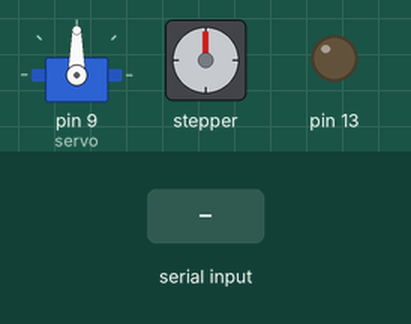
A sketch run on a simulated Arduino Uno, built with avr-gcc and run on an emulated ATmega328P. Shown: servo, stepper motor, output pins drawn as LEDs (lit = HIGH). Inputs (shaded band) come from the test bench. Stepper angles assume 200 steps per turn.

Above: at 1.2 s.
1.3 s: "step 0\n" received over Serial
At 2.45 s:
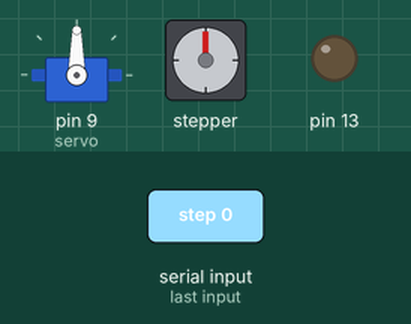
At 3.05 s:
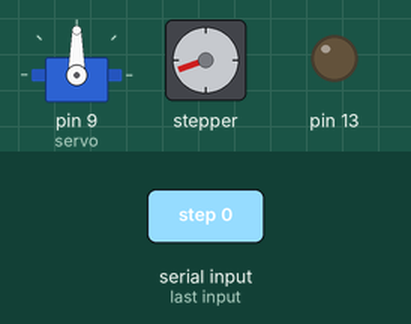
4.3 s: "step 1\n" received over Serial
7.3 s: "step 2\n" received over Serial
At 9.1 s:
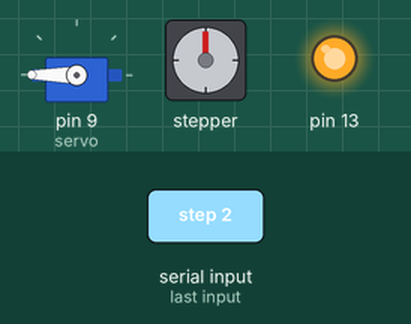
Timing chart, 0 to 16.3 s (numbered marks = the images above; inputs shaded):
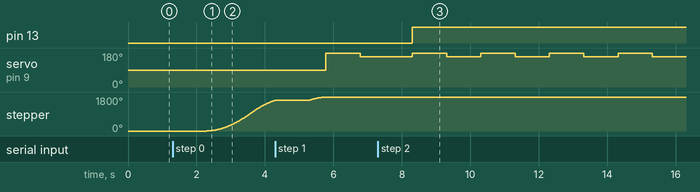

Measured:
- after the input at 1.3 s, stepper: keeps turning clockwise at about 820°/s, starting after 1.0 s
- after the input at 7.3 s, pin 13: LOW → HIGH after 1.0 s
- by itself, servo on pin 9 (servo): alternates 180° for 1.0 s and 160° for 1.0 s

The sketch:

Medivend_Final_Code.ino
```cpp
// (licence header left out)
#include <Vector.h>
#include <AccelStepper.h>
#include <Servo.h>

Servo servo;
AccelStepper stepper(1, 3, 6); // use functions to step
// Vector<Vector<byte>>data;

bool flag = false;
bool flagg = false;
bool servoFlag = false;
bool nextFlag = false;
bool stackFlag = false;
String daata = "";
int data[6] = {0};
int data1;
int num[6] = {0};
int st, st2;
int j = 0;
int k = 0;

bool moveStepper(int stackNo, bool flag){
  int steps[6] = {1000, 2000, 3000};
  if(flag && k < j){
    if((stackNo == 0) || (stackNo == 1)){
      stepper.moveTo(steps[0]);
      // Serial.println("step 0");
    }
    if((stackNo == 2) || (stackNo == 3)){
      stepper.moveTo(steps[1]);
      // Serial.println("step 1");
    }
    if((stackNo == 4) || (stackNo == 5)){
      stepper.moveTo(steps[2]);
      // Serial.println("step 2");
    }
    // if((data[num][0] == 7) || (data[num][0] == 8))
    //   stepper.moveTo(steps[3]);
    // if((data[num][0] == 9) || (data[num][0] == 10))
    //   stepper.moveTo(steps[4]);
    // if((data[num][0] == 11) || (data[num][0] == 12))
    //   stepper.moveTo(steps[5]);
    // Serial.println(String("k value ") + k);
    // Serial.println(String("stackNo: ") + stackNo);
    // Serial.println("nextFlag false");
    return false;
  }
  return false;
}

void moveServo(int var){
  static bool flag1 = false;
  int deflectAngle = 20;
  static int angle = 90;
  int leftAngle = 180;
  int rightAngle = 10;

  if(servoFlag && (millis() - st2 > 1000)){
    if(var % 2 == 0){
      if(data[var] > 0){           //use ternary
        servo.write(leftAngle);
        angle = leftAngle;
        data[var]--;
        flag1 = true;
        st = millis();
        // Serial.println("even, flag1 true");
      }
    }
    else{
      if(data[var] > 0){
        servo.write(rightAngle);
        angle = rightAngle;
        data[var]--;
        flag1 = true;
        st = millis();
        // Serial.println("odd, flag1 true");
      }
    }
    servoFlag = false;
    // Serial.println("servoFlag false");
  }

  if(flag1 && (millis() - st > 1000)){
    if(angle < 90){
      angle += deflectAngle;
      // Serial.println("Deflect < 90");
    }
    else if(angle > 90){
      angle -= deflectAngle;
      // Serial.println("Deflect > 90");
    }
    servo.write(angle);
    flag1 = false;
    // Serial.println("flag1 false");
    servoFlag = true;
    if(data[var] == 0){
      k++;
      flagg = true;        //////////////
      // Serial.println("flagg true");
      servoFlag = false;
    }
    // Serial.println("servoFlag true");
    st2 = millis();
  }
}

void setup() {
  // put your setup code here, to run once:
  Serial.begin(9600);           // set up Serial library at 9600 bps
  // Serial.println("Stepper test!");

  pinMode(13, OUTPUT);
  stepper.setMaxSpeed(2000);
  stepper.setAcceleration(700);
  servo.attach(9, 405, 2550);
  servo.write(90);
}


void loop() {
  // put your main code here, to run repeatedly:
  if(Serial.available()){
    daata = Serial.readString();
    // data1 = Serial.parseInt();
    // data[0] = data1;
    // Serial.println(String("Data: ") + daata);
    // byte extra = Serial.read();
    // daata[2] = 50;
    for(int i = 0; i < 6; i++){
      if(daata[i] > 48){
        data[i] = daata[i] - 48;
      }
      // Serial.print(data[i]);
      // Serial.print("  ");
      // Serial.println(daata[i]);
    }
    // data[2] = 2;
    nextFlag = true;
    stackFlag = true;
    flag = true;
  }
  if(data[5] == 2){
    digitalWrite(13, HIGH);
    // data[0] = 0;
  }
  // if(data[0] == 1){
  //   digitalWrite(13, LOW);
  //   data[0] = 0;
  // }

  if(stackFlag){
    k = 0;
    j = 0;
    for(int i = 0; i < 6; i++){
      // Serial.println("Num:");
      // Serial.print(data[0]);
      if(data[i] > 0){
        num[j] = i;
        // Serial.println(String("  Num ") + num[j]);
        j++;
      }
      // Serial.println();
    }
    stackFlag = false;
  }
  // if(Serial.available()){
  //   num = 1;
  //   data[num][0] = Serial.read();
  //   nextFlag = true;
  // }

  if((flagg) && ((millis() - st2) > 1000)){
    nextFlag = true;
    // Serial.println("nextFlag true");
    flagg = false;
  }

  nextFlag = moveStepper(num[k], nextFlag);

  if(stepper.distanceToGo() != 0){
    stepper.run();
    flag = true;
    // Serial.println("yess");
  }
  else if(flag){
    // Serial.println("ServoFlag is true");
    servoFlag = true;
    flag = false;
  }
  // else if(stepper.distanceToGo() == 0)
  //   servoFlag = true;

  moveServo(num[k]);
}
```
